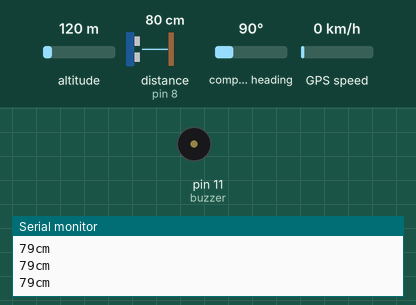
Simulated run of this sketch. Board: Arduino Uno, built with avr-gcc and run on an emulated ATmega328P. On the bench: buzzer (waves = sounding, pin HIGH), the last lines printed to the serial monitor. Wiring (inferred from the names in the program): ultrasonic range finder: trigger pin 9; echo pin 8. The test bench sets the inputs (shaded band); at power-on: distance to the obstacle (sensor on pin 8) 80 cm, compass heading 90°, GPS speed 0 km/h, altitude 120 m. The echo pulse lasts 58.3 µs per cm; the GPS gets a fix after 3 s at 37.7749, -122.4194 with 8 satellites; pins used as bus, display or sensor lines are not drawn.

Above: at 1.2 s.
1.3 s: distance to the obstacle (sensor on pin 8) set to 46 cm
4.6 s: distance to the obstacle (sensor on pin 8) set to 38 cm
At 5.6 s:
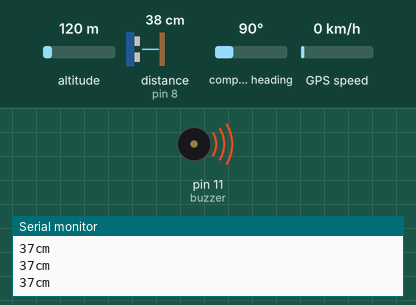
6.1 s: compass heading set to 180°
10.2 s: GPS speed set to 30 km/h
Timing chart, 0 to 13.2 s (numbered marks = the images above; inputs shaded):
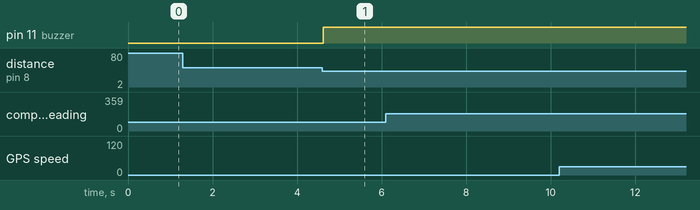

Measured:
- the behaviour switches between 42 and 41 cm on distance to the obstacle (sensor on pin 8) (found by bisection; images 0 and 1)
- after the input at 4.6 s, pin 11 (buzzer): LOW → HIGH at once

The sketch:

gps_code.ino
```cpp
#include <TinyGPS++.h>

#include <TinyGPS++.h>
#include <SoftwareSerial.h>

static const int RXPin = 4, TXPin = 3;
static const uint32_t GPSBaud = 9600;


int trig = 9;
int echo = 8;
int buzzer = 11;


// The TinyGPS++ object
TinyGPSPlus gps;

// The serial connection to the GPS device
SoftwareSerial GPS(RXPin, TXPin);

void setup(){
pinMode(trig,OUTPUT);
pinMode(echo,INPUT);
pinMode(buzzer,OUTPUT);
Serial.begin(9600);
  GPS.begin(GPSBaud);
}

void loop(){

int duration,distance;
digitalWrite(trig,HIGH);
delay(1);
digitalWrite(trig,LOW);
duration = pulseIn(echo,HIGH);
distance = (duration/2)/29.1;
Serial.println("cm");
Serial.print(distance);
delay(10);

if(distance<=40) // angled bracket are not allowed in youtube discription, so make this as "distance is less than or equal to 20"
{
  digitalWrite(buzzer,HIGH);
  }
else
{
 digitalWrite(buzzer,LOW);
  }


  while (GPS.available() > 0){
    gps.encode(GPS.read());
    if (gps.location.isUpdated()){
      Serial.print("Latitude= ");
      Serial.print(gps.location.lat(), 6);
      Serial.print(" Longitude= ");
      Serial.println(gps.location.lng(), 6);
    }
  }
}
```
